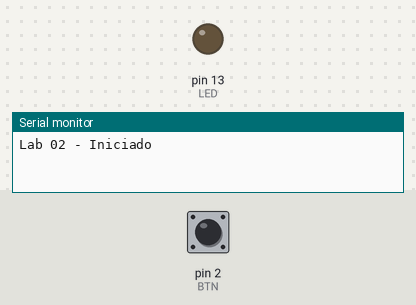
Bench run of a sketch on a simulated Arduino Uno, built with avr-gcc and run on an emulated ATmega328P. Parts: output pins drawn as LEDs (lit = HIGH), the last lines printed to the serial monitor. The test bench sets the inputs (shaded band); at power-on: pin 2 (BTN) HIGH.

Above: at 1.2 s.
1.3 s: pin 2 (BTN) pulled LOW for 0.15 s
At 2.3 s:
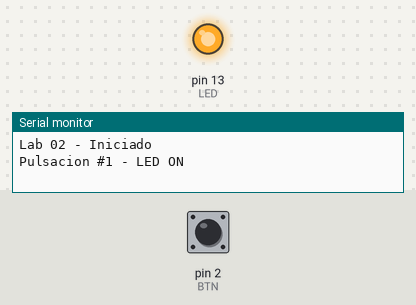
2.9 s: pin 2 (BTN) pulled LOW for 1 s
At 3.5 s:
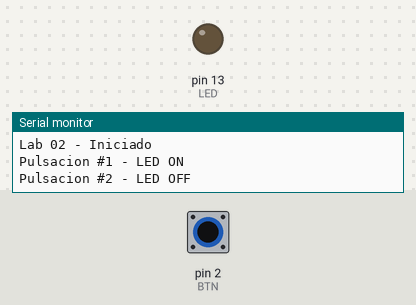
5.4 s: pin 2 (BTN) pulled LOW for 3.2 s
At 6.6 s:
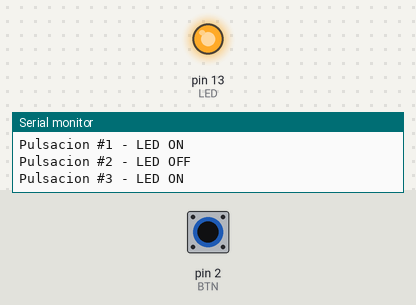
Timing chart, 0 to 8.4 s (numbered marks = the images above; inputs shaded):
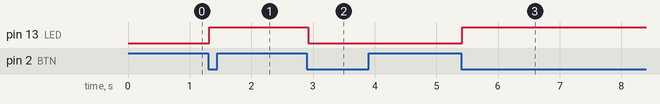

The sketch:

sketch.ino
```cpp
// LAB 02 - Parte 2 (Pull-up interno + debounce + contador)

const int BTN = 2;
const int LED = 13;

const unsigned long DEBOUNCE_MS = 20;

int estado_led = LOW;
int estado_boton = HIGH;
int ultimo_estado = HIGH;

unsigned long ultimo_tiempo = 0;
int conteo = 0;

void setup() {
  pinMode(BTN, INPUT_PULLUP);
  pinMode(LED, OUTPUT);
  Serial.begin(9600);
  Serial.println("Lab 02 - Iniciado");
}

void loop() {
  int lectura = digitalRead(BTN);

  // Detecta cambio
  if (lectura != ultimo_estado) {
    ultimo_tiempo = millis();
  }

  // Debounce
  if ((millis() - ultimo_tiempo) > DEBOUNCE_MS) {

    if (lectura != estado_boton) {
      estado_boton = lectura;

      // Detecta pulsación
      if (estado_boton == LOW) {
        conteo++;

        estado_led = !estado_led;
        digitalWrite(LED, estado_led);

        Serial.print("Pulsacion #");
        Serial.print(conteo);
        Serial.print(" - ");

        if (estado_led == HIGH) {
          Serial.println("LED ON");
        } else {
          Serial.println("LED OFF");
        }
      }
    }
  }

  ultimo_estado = lectura;
}
```

Measured:
- after the input at 1.3 s, pin 13 (LED): LOW → HIGH at once
- after the input at 2.9 s, pin 13 (LED): HIGH → LOW at once
- after the input at 5.4 s, pin 13 (LED): LOW → HIGH at once
